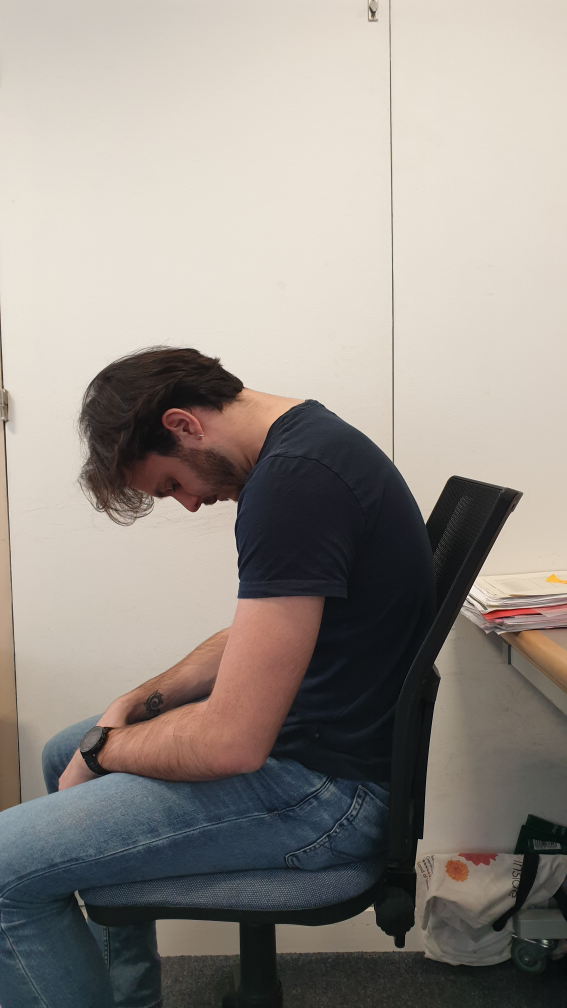
#> input picture Resources/curved_dropped.jpg, 2268 x 4032 px (shown at 1/4 size)
$ python Angle_and_Crop.py
#> lines starting #> are read from the running program, lines starting #| are printed output that depends on the picture
import cv2
import imutils
import math
import numpy as np

image = cv2.imread("Resources/curved_dropped.jpg")
#> image is the input picture: shape (4032, 2268, 3); mean B, G, R 136.3, 142.8, 149.6
template = cv2.imread("Resources/Picture.jpg")
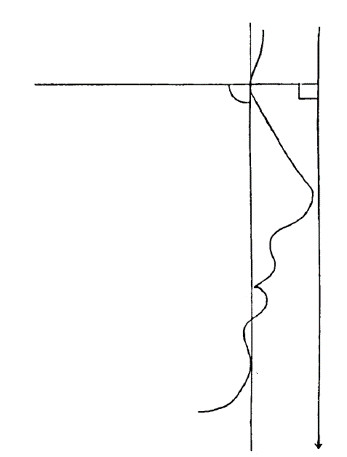
#> input picture Resources/Picture.jpg, 347 x 457 px
#> template is the input picture: shape (457, 347, 3); mean B, G, R 250.9, 250.9, 250.9

# percent by which the image is resized
scale_percent = 20
# calculate the percentage of original dimensions
width = int(image.shape[1] * scale_percent / 100)
#> width = 453
height = int(image.shape[0] * scale_percent / 100)
#> height = 806
# adjust image
dsize = (width, height)
#> dsize = (453, 806)
imgAdj = cv2.resize(image, dsize)
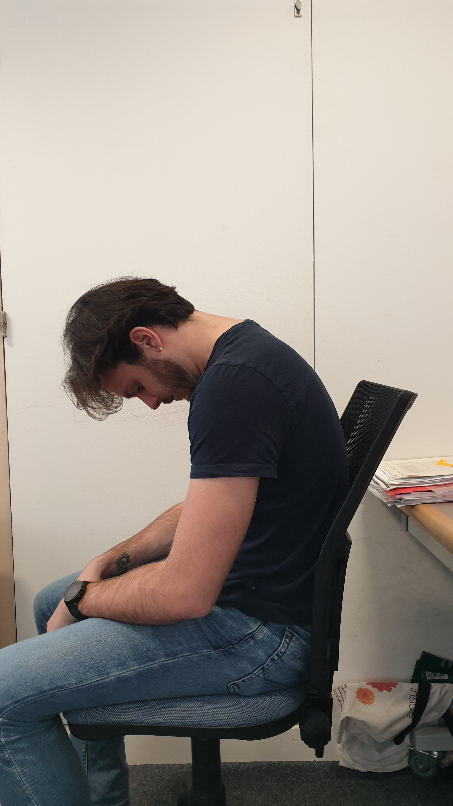
#> imgAdj: shape (806, 453, 3); mean B, G, R 136.2, 142.7, 149.5
img = imgAdj.copy()

refPt = []
cropping = False
def crop(event, x, y, flags, param):
    global refPt, cropping

    if event == cv2.EVENT_LBUTTONDOWN:
        refPt = [(x, y)]
        cropping = True

    elif event == cv2.EVENT_LBUTTONUP:
        refPt.append((x, y))
        cropping = False

        cv2.rectangle(imgAdj, refPt[0], refPt[1], (0, 255, 0), 2)
        cv2.imshow("image", imgAdj)

pointsList = []
def mousePoints(event, x, y, flags, params):

    if event == cv2.EVENT_LBUTTONDOWN:
        size = len(pointsList)
        if size != 0 and size % 3 !=0:
            cv2.line(img,tuple(pointsList[round((size-1)/3)*3]),(x, y), (0,0,255),2)
        cv2.circle(img, (x, y), 5, (0,0,255), cv2.FILLED)
        pointsList.append([x,y])

def gradient(pt1, pt2):
    return (pt2[1]-pt1[1])/(pt2[0]-pt1[0]+1e-10)

def getAngle(pointsList):
    pt1, pt2, pt3 = pointsList[-3:]
    m1 = gradient(pt1, pt2)
    m2 = gradient(pt1, pt3)
    angR = math.atan((m2-m1)/(1+(m2*m1)))
    angD = round(math.degrees(angR))
    return angD

while True:

    if len(pointsList) % 3 == 0 and len(pointsList) != 0:
        getAngle(pointsList)

    cv2.imshow("Angle Finder", img)
    cv2.setMouseCallback("Angle Finder", mousePoints)
    if cv2.waitKey(1) & 0xFF == ord('q'):
#> (key q is pressed here)
        break

clone = imgAdj.copy()
cv2.namedWindow("image")
cv2.setMouseCallback("image", crop)

while True:

    cv2.imshow("image", imgAdj)
    key = cv2.waitKey(1) & 0xFF
#> (key q is pressed here)

    if key == ord("r"):
        image = clone.copy()

    elif key == ord("c"):
        break

if len(refPt) == 2:
    angle = getAngle(pointsList)
    roi = clone[refPt[0][1]:refPt[1][1], refPt[0][0]:refPt[1][0]]
    out = imutils.rotate(roi, angle, None)
    cv2.imshow("ROI", out)
    cv2.waitKey(0)

cv2.destroyAllWindows()
